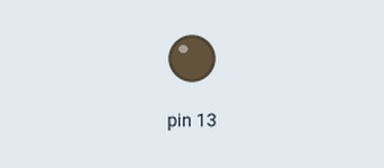
This sketch was run on a simulated Arduino Uno, built with avr-gcc and run on an emulated ATmega328P. On the bench: output pins drawn as LEDs (lit = HIGH).

Above: at 0.5 s.
At 38.5 s:
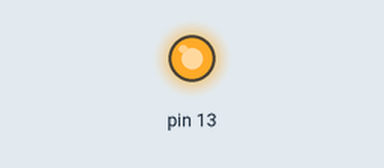
Timing chart, 0 to 41.6 s (numbered marks = the images above):
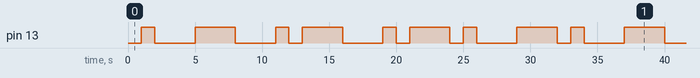

Measured:
- by itself, pin 13: repeats every 32.0 s: LOW 3.0 s, HIGH 3.0 s, LOW 3.0 s, HIGH 1.0 s, LOW 1.0 s, HIGH 3.0 s, LOW 3.0 s, HIGH 1.0 s, LOW 1.0 s, HIGH 3.0 s, LOW 1.0 s, HIGH 1.0 s, LOW 3.0 s, HIGH 3.0 s, LOW 1.0 s, HIGH 1.0 s
- by itself, everything shown: repeats every 32.0 s, in 16 steps

The sketch:

sketch.ino
```cpp
void setup() {
  pinMode(LED_BUILTIN, OUTPUT);     // Initialize the LED_BUILTIN pin as an output
}

void loop() {
  // put your main code here, to run repeatedly:
 digitalWrite(LED_BUILTIN, LOW);   // Turn the LED on (Note that LOW is the voltage level
                                    // but actually the LED is on; this is because
                                    // it is active low on the ESP-01)
  delay(1000);                      // Wait for a second
  digitalWrite(LED_BUILTIN, HIGH);  // Turn the LED off by making the voltage HIGH
  delay(1000);                      // Wait for two seconds (to demonstrate the active low LED)
    pinMode(LED_BUILTIN, OUTPUT);     // Initialize the LED_BUILTIN pin as an output
digitalWrite(LED_BUILTIN, LOW);   // Turn the LED on (Note that LOW is the voltage level
                                    // but actually the LED is on; this is because
                                    // it is active low on the ESP-01)
  delay(3000);                      // Wait for a second
  digitalWrite(LED_BUILTIN, HIGH);  // Turn the LED off by making the voltage HIGH
  delay(3000);                      // Wait for two seconds (to demonstrate the active low LED)
    pinMode(LED_BUILTIN, OUTPUT);     // Initialize the LED_BUILTIN pin as an output
     digitalWrite(LED_BUILTIN, LOW);   // Turn the LED on (Note that LOW is the voltage level
                                    // but actually the LED is on; this is because
                                    // it is active low on the ESP-01)
  delay(3000);                      // Wait for a second
  digitalWrite(LED_BUILTIN, HIGH);  // Turn the LED off by making the voltage HIGH
  delay(1000);                      // Wait for two seconds (to demonstrate the active low LED)
    pinMode(LED_BUILTIN, OUTPUT);     // Initialize the LED_BUILTIN pin as an output
digitalWrite(LED_BUILTIN, LOW);   // Turn the LED on (Note that LOW is the voltage level
                                    // but actually the LED is on; this is because
                                    // it is active low on the ESP-01)
  delay(1000);                      // Wait for a second
  digitalWrite(LED_BUILTIN, HIGH);  // Turn the LED off by making the voltage HIGH
  delay(3000);                      // Wait for two seconds (to demonstrate the active low LED)
    pinMode(LED_BUILTIN, OUTPUT);     // Initialize the LED_BUILTIN pin as an output
digitalWrite(LED_BUILTIN, LOW);   // Turn the LED on (Note that LOW is the voltage level
                                    // but actually the LED is on; this is because
                                    // it is active low on the ESP-01)
  delay(3000);                      // Wait for a second
  digitalWrite(LED_BUILTIN, HIGH);  // Turn the LED off by making the voltage HIGH
  delay(1000);                      // Wait for two seconds (to demonstrate the active low LED)
    pinMode(LED_BUILTIN, OUTPUT);     // Initialize the LED_BUILTIN pin as an output
digitalWrite(LED_BUILTIN, LOW);   // Turn the LED on (Note that LOW is the voltage level
                                    // but actually the LED is on; this is because
                                    // it is active low on the ESP-01)
  delay(1000);                      // Wait for a second
  digitalWrite(LED_BUILTIN, HIGH);  // Turn the LED off by making the voltage HIGH
  delay(3000);                      // Wait for two seconds (to demonstrate the active low LED)
    pinMode(LED_BUILTIN, OUTPUT);     // Initialize the LED_BUILTIN pin as an output
digitalWrite(LED_BUILTIN, LOW);   // Turn the LED on (Note that LOW is the voltage level
                                    // but actually the LED is on; this is because
                                    // it is active low on the ESP-01)
  delay(1000);                      // Wait for a second
  digitalWrite(LED_BUILTIN, HIGH);  // Turn the LED off by making the voltage HIGH
  delay(1000);                      // Wait for two seconds (to demonstrate the active low LED)
    pinMode(LED_BUILTIN, OUTPUT);     // Initialize the LED_BUILTIN pin as an output
digitalWrite(LED_BUILTIN, LOW);   // Turn the LED on (Note that LOW is the voltage level
                                    // but actually the LED is on; this is because
                                    // it is active low on the ESP-01)
  delay(3000);                      // Wait for a second
  digitalWrite(LED_BUILTIN, HIGH);  // Turn the LED off by making the voltage HIGH
  delay(3000);                      // Wait for two seconds (to demonstrate the active low LED)
    pinMode(LED_BUILTIN, OUTPUT);     // Initialize the LED_BUILTIN pin as an output
}
```
